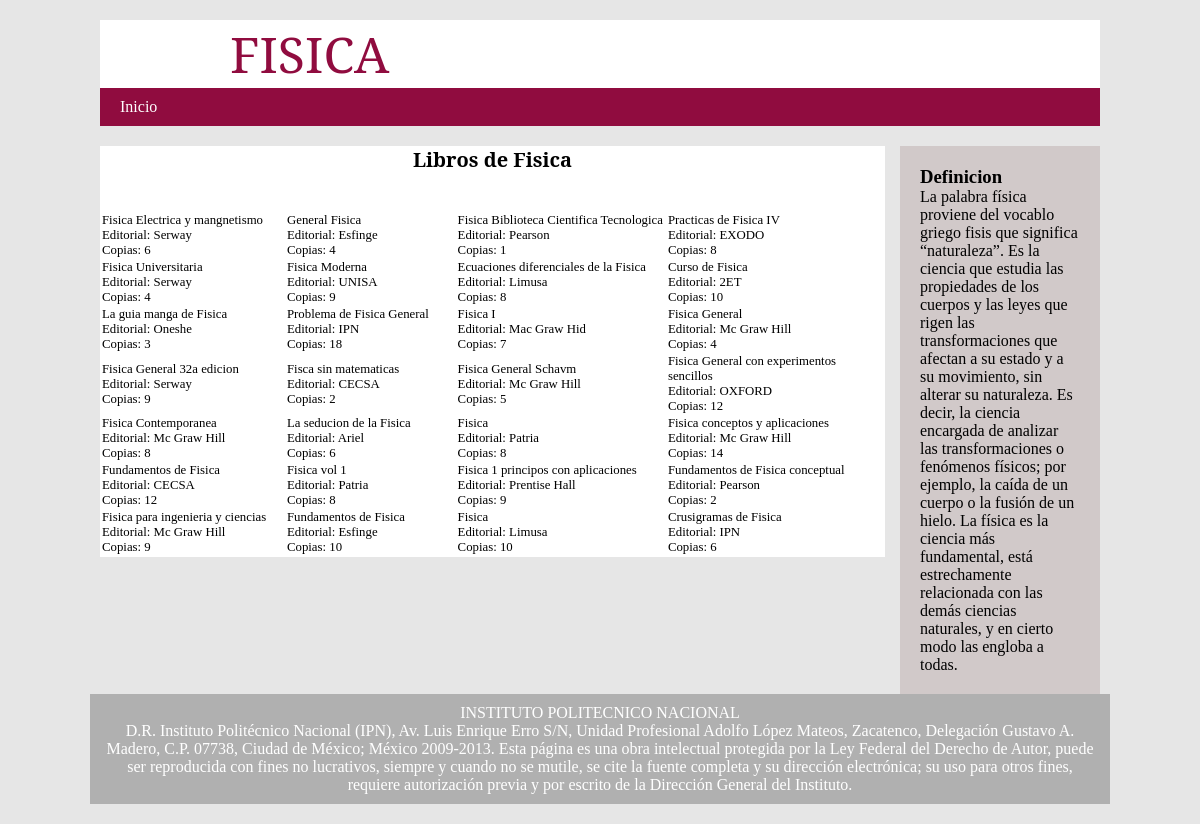
The page /PHP/fisica.php on the database its author committed.
### tables this page shows
CREATE TABLE IF NOT EXISTS `fisica` (
  `id` int(11) NOT NULL,
  `fila1` varchar(500) NOT NULL,
  `fila2` varchar(500) NOT NULL,
  `fila3` varchar(500) NOT NULL,
  `fila4` varchar(500) NOT NULL,
  PRIMARY KEY (`id`)
);

### PHP/fisica.php (the view, shortened to what this page needs)
<!DOCTYPE html>
<html>
<head>
		<link rel="stylesheet" type="text/css" href="../css/estilo.css">
</head>
<body>
	<header>
<div class="title">&nbsp;&nbsp;&nbsp;&nbsp;&nbsp;&nbsp;&nbsp;&nbsp;&nbsp; FISICA</div>
	<nav>
		<ul>
		<li><A HREF="../Index/index.php" >Inicio</a></li>
	</nav>
	</header>
	<section class="main">
		<section class="articles">
			<h2>Libros de Fisica</h2><br><br>
			<p>
<?php
          $idCone = conexion();
echo "<Table HEIGHT=100% WIDTH=100% ALIGN='CENTER'><TR>";
          $SQL="SELECT f.fila1,f.fila2,f.fila3,f.fila4
from fisica as f;";
          $Registro = mysqli_query($idCone,$SQL);
          while($Fila = mysqli_fetch_array($Registro))
           {
                  echo "<tr>"."<Td>" .$Fila['fila1']. "</a>"."</td>";
                  echo "<Td>" .$Fila['fila2']. "</a>"."</td>";
                  echo "<Td>" .$Fila['fila3']. "</a>"."</td>";
                  echo "<Td>" .$Fila['fila4']. "</a>"."</td>";
            }
           echo "</Table>";
           ?>
		</section>
		<aside>
			<h3>Definicion<br></h3>
				 <p>La palabra física proviene del vocablo griego fisis que significa “naturaleza”. Es la ciencia que estudia las propiedades de los cuerpos y las leyes que rigen las transformaciones que afectan a su estado y a su movimiento, sin alterar su naturaleza. Es decir, la ciencia encargada de analizar las transformaciones o fenómenos físicos; por ejemplo, la caída de un cuerpo o la fusión de un hielo. La física es la ciencia más fundamental, está estrechamente relacionada con las demás ciencias naturales, y en cierto modo las engloba a todas.</p>
		</aside>
	</section>
                   <br><br>
	<footer>
		<p> INSTITUTO POLITECNICO NACIONAL<br>
			D.R. Instituto Politécnico Nacional (IPN), Av. Luis Enrique Erro S/N, Unidad Profesional Adolfo López Mateos, Zacatenco, Delegación Gustavo A. Madero, C.P. 07738, Ciudad de México; México 2009-2013.
Esta página es una obra intelectual protegida por la Ley Federal del Derecho de Autor, puede ser reproducida con fines no lucrativos, siempre y cuando no se mutile, se cite la fuente completa y su dirección electrónica; su uso para otros fines, requiere autorización previa y por escrito de la Dirección General del Instituto.</p>
	</footer>
</body>
</html>

### CSS/estilo.css (style rules this page uses)
* { margin: 0; padding: 0; }
body { background: #e6e6e6; }
header,.main,footer { background: #fff; width: 90%; max-width: 1000px; margin:20px auto; }
header nav { text-aling: center; background: #900C3F; overflow: hidden; clear: both; font-family: "Serif"; }
header nav ul { list-style: none; }
header nav ul li { float: left; }
header nav ul li a { padding: 10px 20px; display: block; color: #fff; text-decoration: none; font-family: Serif; }
.main .articles { width: 78.5%; margin-right: 1.5%; float: left; background: #fff; }
aside { width: 20%; background:#D1C9C9; float: left; padding: 20px; box-sizing: border-box; }
footer { background:#B0B0B0; color: #FFFFFF; clear: both; padding: 10px 10px; text-align: center; font-family: Serif; }
.main .articles table { background-color: #fff; }
.main .articles h2 { font-size: 20px; text-align: center; font-family: "Serif"; }
.main .articles table td { padding: 0px; margin: 0px; font-size:0.8em; font-family: Serif; -webkit-transition: all .15s ease; }
div.title { display: line; padding: 0; margin:0; font-size: 50px; text-align: left; color:#900C3F; font-family: "Serif"; }

### rows shown on the page
fisica: fila1 "Fisica Electrica y mangnetismo Editorial: Serway Copias: 6", fila2 "General Fisica Editorial: Esfinge Copias: 4", fila3 "Fisica Biblioteca Cientifica Tecnologica Editorial: Pearson Copias: 1", fila4 "Practicas de Fisica IV Editorial: EXODO Copias: 8"
fisica: fila1 "Fisica Universitaria Editorial: Serway Copias: 4", fila2 "Fisica Moderna Editorial: UNISA Copias: 9", fila3 "Ecuaciones diferenciales de la Fisica Editorial: Limusa Copias: 8", fila4 "Curso de Fisica Editorial: 2ET Copias: 10"
fisica: fila1 "La guia manga de Fisica Editorial: Oneshe Copias: 3", fila2 "Problema de Fisica General Editorial: IPN Copias: 18", fila3 "Fisica I Editorial: Mac Graw Hid Copias: 7", fila4 "Fisica General Editorial: Mc Graw Hill Copias: 4"
fisica: fila1 "Fisica General 32a edicion Editorial: Serway Copias: 9", fila2 "Fisca sin matematicas Editorial: CECSA Copias: 2", fila3 "Fisica General Schavm Editorial: Mc Graw Hill Copias: 5", fila4 "Fisica General con experimentos sencillos Editorial: OXFORD Copias: 12"
fisica: fila1 "Fisica Contemporanea Editorial: Mc Graw Hill Copias: 8", fila2 "La seducion de la Fisica Editorial: Ariel Copias: 6", fila3 "Fisica Editorial: Patria Copias: 8", fila4 "Fisica conceptos y aplicaciones Editorial: Mc Graw Hill Copias: 14"
fisica: fila1 "Fundamentos de Fisica Editorial: CECSA Copias: 12", fila2 "Fisica vol 1 Editorial: Patria Copias: 8", fila3 "Fisica 1 principos con aplicaciones Editorial: Prentise Hall Copias: 9", fila4 "Fundamentos de Fisica conceptual Editorial: Pearson Copias: 2"
fisica: fila1 "Fisica para ingenieria y ciencias Editorial: Mc Graw Hill Copias: 9", fila2 "Fundamentos de Fisica Editorial: Esfinge Copias: 10", fila3 "Fisica Editorial: Limusa Copias: 10", fila4 "Crusigramas de Fisica Editorial: IPN Copias: 6"
